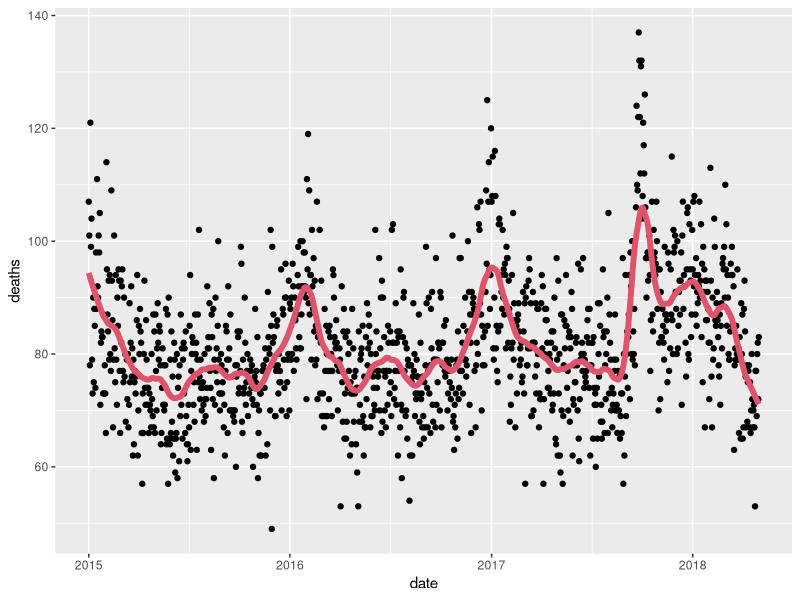
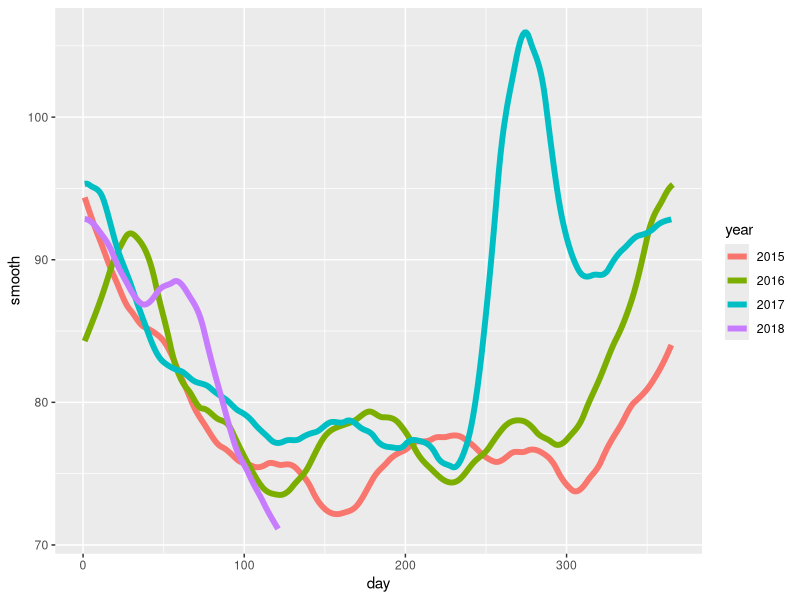
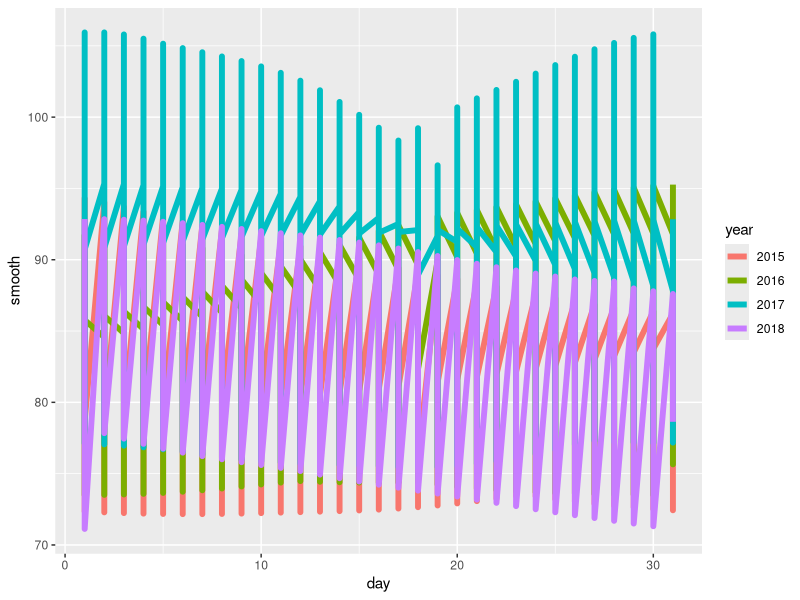
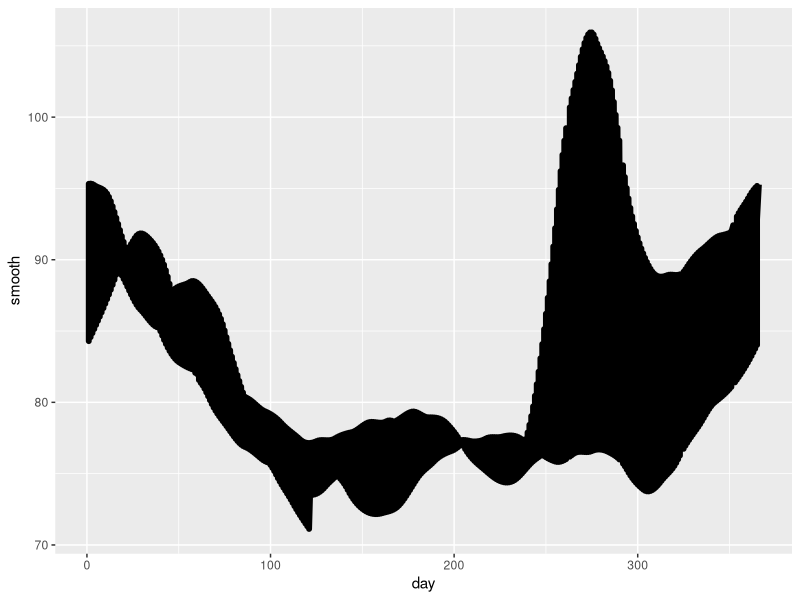
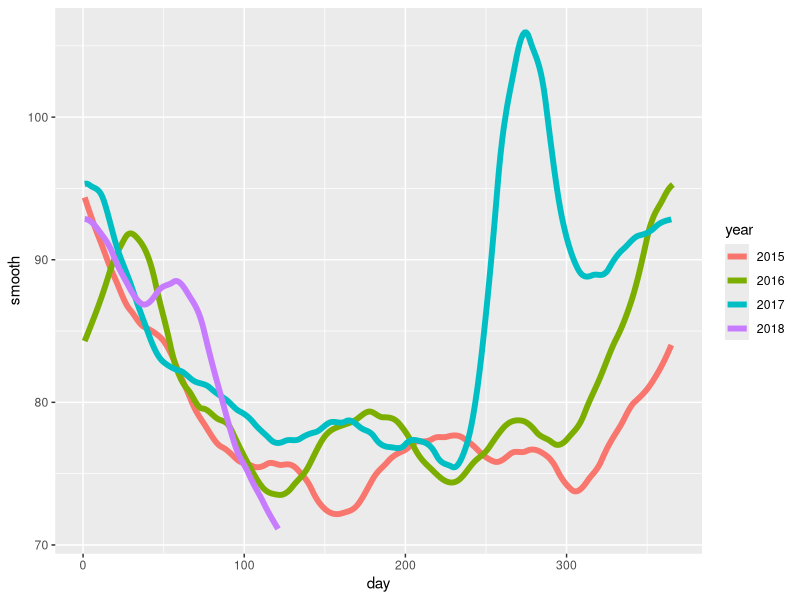

Here is the R script that generated these plots, in order: (Note: this script raises an error after producing the figures.)
library(tidyverse)
library(purrr)
library(pdftools)

fn <- system.file("extdata", "RD-Mortality-Report_2015-18-180531.pdf", package="dslabs")
dat <- map_df(str_split(pdf_text(fn), "\n"), function(s){
  s <- str_trim(s)
  header_index <- str_which(s, "2015")[1]
  tmp <- str_split(s[header_index], "\\s+", simplify = TRUE)
  month <- tmp[1]
  header <- tmp[-1]
  tail_index  <- str_which(s, "Total")
  n <- str_count(s, "\\d+")
  out <- c(1:header_index, which(n==1), which(n>=28), tail_index:length(s))
  s[-out] %>%
    str_remove_all("[^\\d\\s]") %>%
    str_trim() %>%
    str_split_fixed("\\s+", n = 6) %>%
    .[,1:5] %>%
    as_data_frame() %>% 
    setNames(c("day", header)) %>%
    mutate(month = month,
           day = as.numeric(day)) %>%
    gather(year, deaths, -c(day, month)) %>%
    mutate(deaths = as.numeric(deaths))
}) %>%
  mutate(month = recode(month, "JAN" = 1, "FEB" = 2, "MAR" = 3, "APR" = 4, "MAY" = 5, "JUN" = 6, 
                        "JUL" = 7, "AGO" = 8, "SEP" = 9, "OCT" = 10, "NOV" = 11, "DEC" = 12)) %>%
  mutate(date = make_date(year, month, day)) %>%
  filter(date <= "2018-05-01" & !is.na(deaths) )


span <- 60 / as.numeric(diff(range(dat$date)))
span
fit <- dat %>% mutate(x = as.numeric(date)) %>% loess(deaths ~ x, data = ., span = span, degree = 1)
dat %>% mutate(smooth = predict(fit, as.numeric(date))) %>%
  ggplot() +
  geom_point(aes(date, deaths)) +
  geom_line(aes(date, smooth), lwd = 2, col = 2)


dat %>% 
  mutate(smooth = predict(fit), day = yday(date), year = as.character(year(date))) %>%
  ggplot(aes(day, smooth, col = year)) +
  geom_line(lwd = 2)

dat %>% 
  mutate(smooth = predict(fit, as.numeric(date)), day = mday(date), year = as.character(year(date))) %>%
  ggplot(aes(day, smooth, col = year)) +
  geom_line(lwd = 2)

dat %>% 
  mutate(smooth = predict(fit, as.numeric(date)), day = yday(date), year = as.character(year(date))) %>%
  ggplot(aes(day, smooth)) +
  geom_line(lwd = 2)

dat %>% 
  mutate(smooth = predict(fit, as.numeric(date)), day = yday(date), year = as.character(year(date))) %>%
  ggplot(aes(day, smooth, col = year)) +
  geom_line(lwd = 2)



library(broom)
mnist_27$train %>% glm(y ~ x_2, family = "binomial", data = .) %>% tidy()
qplot(x_2, y, data = mnist_27$train)

loess(x_2 ~ as.numeric(y), data = mnist_27$train, degree = 1)
mnist_27$train
